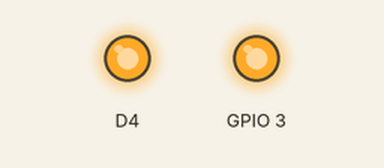
The sketch below on a simulated ESP8266 (NodeMCU). Shown: output pins drawn as LEDs (lit = HIGH).

Above: at 0.25 s.
At 2.84 s:
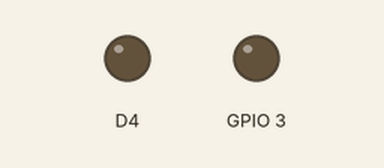
Timing chart, 0 to 3.2 s (numbered marks = the images above):
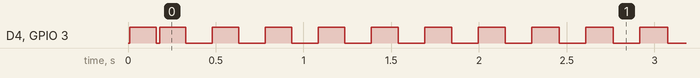

Measured:
- by itself, D4, GPIO 3: repeats every 0.30 s: HIGH 0.15 s, LOW 0.15 s
- by itself, everything shown: repeats every 58.1 s, in 348 steps

The sketch:

BareMinimum.ino
```cpp
#define motor_right D2
#define motor_left  D3

int counter;
bool accelerate;

void setup() {
  // put your setup code here, to run once:
  counter = 150;
  accelerate = true;
  if (digitalRead(2) == 0 || digitalRead(3) == 0) {
    delay(5);
  }
  pinMode(2, OUTPUT);
  pinMode(3, OUTPUT);
  delay(5);
  digitalWrite(2, HIGH);
  digitalWrite(3, HIGH);
  delay(150);               //stop
  digitalWrite(2, LOW);
  digitalWrite(3, LOW);
  delay(20);                //stop
}

void loop() {
  // put your main code here, to run repeatedly:
  digitalWrite(2, HIGH);
  digitalWrite(3, HIGH);
  delay(counter);             //accelerating forward
  digitalWrite(2, LOW);
  digitalWrite(3, LOW);
  delay(150);               //pause
  if (accelerate) {
    counter++;
  } else {
    counter--;
  }
  if (counter == 200) {
    accelerate = false;
  }
  if (counter == 100) {
    accelerate = true;
  }
}
```
